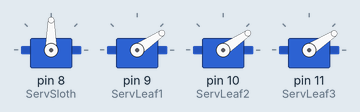
The sketch below on a simulated Arduino Uno, built with avr-gcc and run on an emulated ATmega328P. On the bench: 4 × servo.

Above: at 0.15 s.
At 5.29 s:
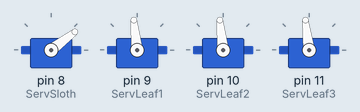
At 9.82 s:
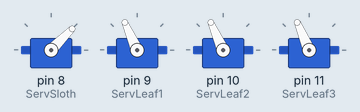
At 19.8 s:
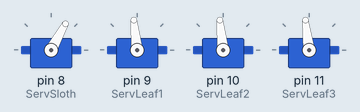
At 29.78 s:
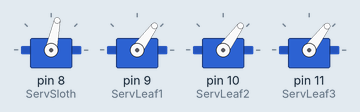
At 39.75 s:
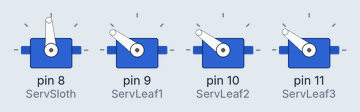
Timing chart, 0 to 40.0 s (numbered marks = the images above):
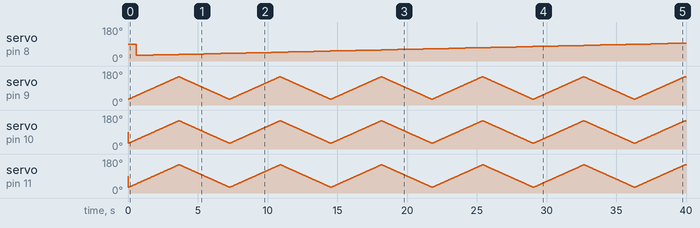

Measured:
- by itself, servo on pin 8 (ServSloth): 90° → 30° at 0.61 s, → 31° 0.60 s later, → 32° 0.60 s later, → 33° 0.60 s later, … (66 changes in this stretch)

The sketch:

ConstantMotion.ino
```cpp
/* code to run 3 leaf servos and one sloth in a continuious loop */
#include <Servo.h>
#include <SoftwareSerial.h>
Servo ServSloth;  // on Pin 8
Servo ServLeaf1;  // on Pin 9
Servo ServLeaf2;  // on Pin 10
Servo ServLeaf3;  // on Pin 11
//servo range is actually 30 degrees to 150 degrees
int pos = 0;
int minPos = 30;
int maxPos = 150;
int slothMax = 20;  //time delay between sloth moves
int slothTimer = 0; //  count up to slothMax;
int spos = minPos;
int forward = 0;  // direction of sloth servo

void setup() {
  // put your setup code here, to run once:
  Serial.begin(9600);
  ServSloth.attach(8);
  ServLeaf1.attach(9);
  ServLeaf2.attach(10);
  ServLeaf3.attach(11);
}

void loop() {
  int delta = 10; //leaf delay: bigger number means slower motion
  int forward = 1;

  for (pos = minPos; pos < maxPos; pos += 1) {
    // move leaves
    ServLeaf1.write(pos);
    delay(delta);
    ServLeaf2.write(pos);
    delay(delta);
    ServLeaf3.write(pos);
    delay(delta);
          // Check to see if it is time to move sloth
    sloth();
  }
    // reverse direction
  for (pos = maxPos; pos > minPos; pos -= 1) {
    ServLeaf1.write(pos);
    delay(delta);
    ServLeaf2.write(pos);
    delay(delta);
    ServLeaf3.write(pos);
    delay(delta);
    // Check to see if it is time to move sloth
    sloth();
  }
}

void sloth () {

  slothTimer += 1;
  if (slothTimer == slothMax) {
    ServSloth.write(spos);
    if (spos == maxPos ) {
      forward = 0;    //go back
    }
    if (spos == minPos) {   // go forward
      forward = 1;
    }
    if (forward == 1) {
      spos += 1;
    } else {
      spos -= 1;
    }
    slothTimer = 0;     // reset delay
  }
}
```
